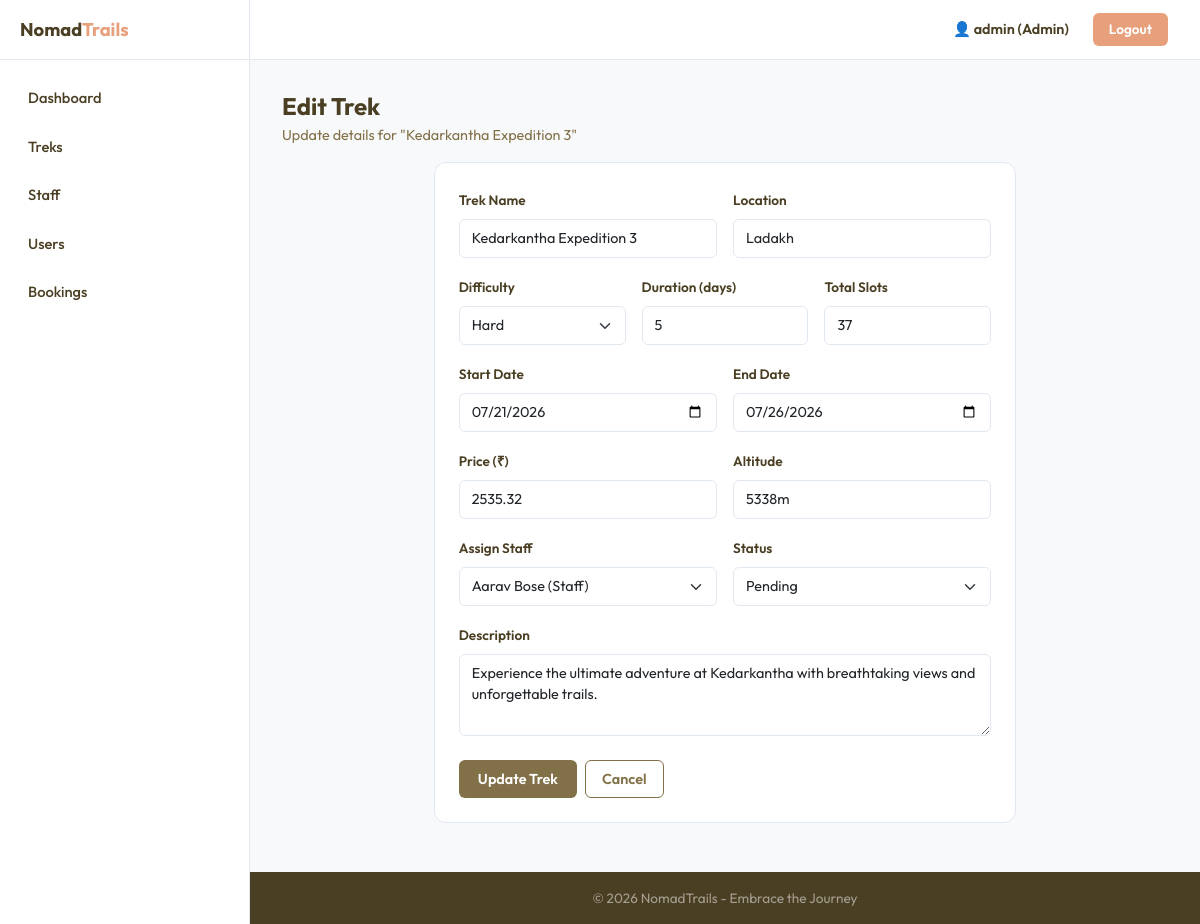
Screenshot of /admin/treks/3/edit (signed in) with the database file from the repository.
### models.py (models this page shows, shortened)
class Trek(db.Model):
    __tablename__ = "treks"
    id = db.Column(db.Integer, primary_key=True)
    name = db.Column(db.String(150), nullable=False)
    location = db.Column(db.String(150), nullable=False)
    difficulty = db.Column(db.String(10), nullable=False)  # Easy, Moderate, Hard
    duration_days = db.Column(db.Integer, nullable=False)
    total_slots = db.Column(db.Integer, nullable=False)
    available_slots = db.Column(db.Integer, nullable=False)
    assigned_staff_id = db.Column(db.Integer, db.ForeignKey("users.id"), nullable=True)
    status = db.Column(db.String(15), nullable=False, default="Pending")  # Pending, Approved, Open, Closed, Completed
    start_date = db.Column(db.String(20), nullable=True)
    end_date = db.Column(db.String(20), nullable=True)
    description = db.Column(db.Text, default="")
    price = db.Column(db.Float, default=0)
    altitude = db.Column(db.String(50), default="")
    created_at = db.Column(db.DateTime, default=datetime.utcnow)
    bookings = db.relationship("Booking", backref="trek", lazy=True)

class User(UserMixin, db.Model):
    __tablename__ = "users"
    id = db.Column(db.Integer, primary_key=True)
    username = db.Column(db.String(80), unique=True, nullable=False)
    email = db.Column(db.String(120), unique=True, nullable=False)
    password = db.Column(db.String(256), nullable=False)
    full_name = db.Column(db.String(120), nullable=False)
    phone = db.Column(db.String(20), default="")
    role = db.Column(db.String(10), nullable=False, default="user")  # admin, staff, user
    status = db.Column(db.String(15), nullable=False, default="active")  # active, blacklisted
    bio = db.Column(db.Text, default="")
    created_at = db.Column(db.DateTime, default=datetime.utcnow)
    bookings = db.relationship("Booking", backref="user", lazy=True)
    assigned_treks = db.relationship("Trek", backref="staff", lazy=True, foreign_keys="Trek.assigned_staff_id")

### routes/admin.py (the view, shortened to what this page needs)
@admin_controller.route("/treks/<int:tid>/edit", methods=["GET", "POST"])
def admin_edit_trek(tid):
    if "user_id" not in session:
        flash("Please log in first.", "warning")
        return redirect(get_url("auth.index"))
    if session.get("role") != "admin":
        flash("Access denied.", "danger")
        return redirect(get_url("auth.index"))
    trek = db.session.query(Trek).get_or_404(tid)
    staff_list = db.session.query(User).filter_by(role="staff", status="active").all()
    return render("admin/edit_trek.html", trek=trek, staff_list=staff_list)

### app.py (called while the page is built)
@app.before_request
def before_request():
    g.user = None
    if "user_id" in session:
        g.user = db.session.query(User).get(session["user_id"])

### templates/admin/edit_trek.html (shortened to what this page needs)
{% extends "base.html" %}
{% block content %}
<div class="section-title-box">
  <h2>Edit Trek</h2>
  <p>Update details for "{{ trek.name }}"</p>
</div>
<div class="row justify-content-center">
  <div class="col-lg-8">
    <div class="input-panel">
      <form method="POST" action="{{ url_for('admin.admin_edit_trek', tid=trek.id) }}">
        <div class="row g-3">
          <div class="col-md-6">
            <label class="form-label" for="name">Trek Name</label>
            <input type="text" class="form-control" id="name" name="name" value="{{ trek.name }}" required>
          </div>
          <div class="col-md-6">
            <label class="form-label" for="location">Location</label>
            <input type="text" class="form-control" id="location" name="location" value="{{ trek.location }}" required>
          </div>
          <div class="col-md-4">
            <label class="form-label" for="difficulty">Difficulty</label>
            <select class="form-select" id="difficulty" name="difficulty" required>
              <option value="Hard" {% if trek.difficulty=='Hard' %}selected{% endif %}>Hard</option>
            </select>
          </div>
          <div class="col-md-4">
            <label class="form-label" for="duration_days">Duration (days)</label>
            <input type="number" class="form-control" id="duration_days" name="duration_days" value="{{ trek.duration_days }}" min="1" required>
          </div>
          <div class="col-md-4">
            <label class="form-label" for="total_slots">Total Slots</label>
            <input type="number" class="form-control" id="total_slots" name="total_slots" value="{{ trek.total_slots }}" min="1" required>
          </div>
          <div class="col-md-6">
            <label class="form-label" for="start_date">Start Date</label>
            <input type="date" class="form-control" id="start_date" name="start_date" value="{{ trek.start_date or '' }}">
          </div>
          <div class="col-md-6">
            <label class="form-label" for="end_date">End Date</label>
            <input type="date" class="form-control" id="end_date" name="end_date" value="{{ trek.end_date or '' }}">
          </div>
          <div class="col-md-6">
            <label class="form-label" for="price">Price (₹)</label>
            <input type="number" class="form-control" id="price" name="price" value="{{ trek.price }}" min="0" step="0.01">
          </div>
          <div class="col-md-6">
            <label class="form-label" for="altitude">Altitude</label>
            <input type="text" class="form-control" id="altitude" name="altitude" value="{{ trek.altitude or '' }}">
          </div>
          <div class="col-md-6">
            <label class="form-label" for="assigned_staff_id">Assign Staff</label>
            <select class="form-select" id="assigned_staff_id" name="assigned_staff_id">
              {% for s in staff_list %}
              <option value="{{ s.id }}" {% if trek.assigned_staff_id == s.id %}selected{% endif %}>{{ s.full_name }}</option>
              {% endfor %}
            </select>
          </div>
          <div class="col-md-6">
            <label class="form-label" for="status">Status</label>
            <select class="form-select" id="status" name="status">
              {% for st in ['Pending','Approved','Open','Closed','Completed'] %}
              <option value="{{ st }}" {% if trek.status==st %}selected{% endif %}>{{ st }}</option>
              {% endfor %}
            </select>
          </div>
          <div class="col-12">
            <label class="form-label" for="description">Description</label>
            <textarea class="form-control" id="description" name="description" rows="3">{{ trek.description or '' }}</textarea>
          </div>
        </div>
        <div class="mt-4 d-flex gap-2">
          <button type="submit" class="btn btn-primary-custom">Update Trek</button>
          <a href="{{ url_for('admin.admin_treks') }}" class="btn btn-outline-custom">Cancel</a>
        </div>
      </form>
    </div>
  </div>
</div>
{% endblock %}

### rows the page displays
Trek: name "Kedarkantha Expedition 3", location "Ladakh", difficulty "Hard", duration_days "5", total_slots "37", start_date "07/21/2026", end_date "07/26/2026", price "2535.32", altitude "5338m", assigned_staff_id "Aarav Bose (Staff)", status "Pending", description "Experience the ultimate adventure at Kedarkantha with breathtaking views and unforgettable trails."

### other values shown
{{ session.get('username','') }} "admin"
{{ session.get('role')|capitalize }} "Admin"
